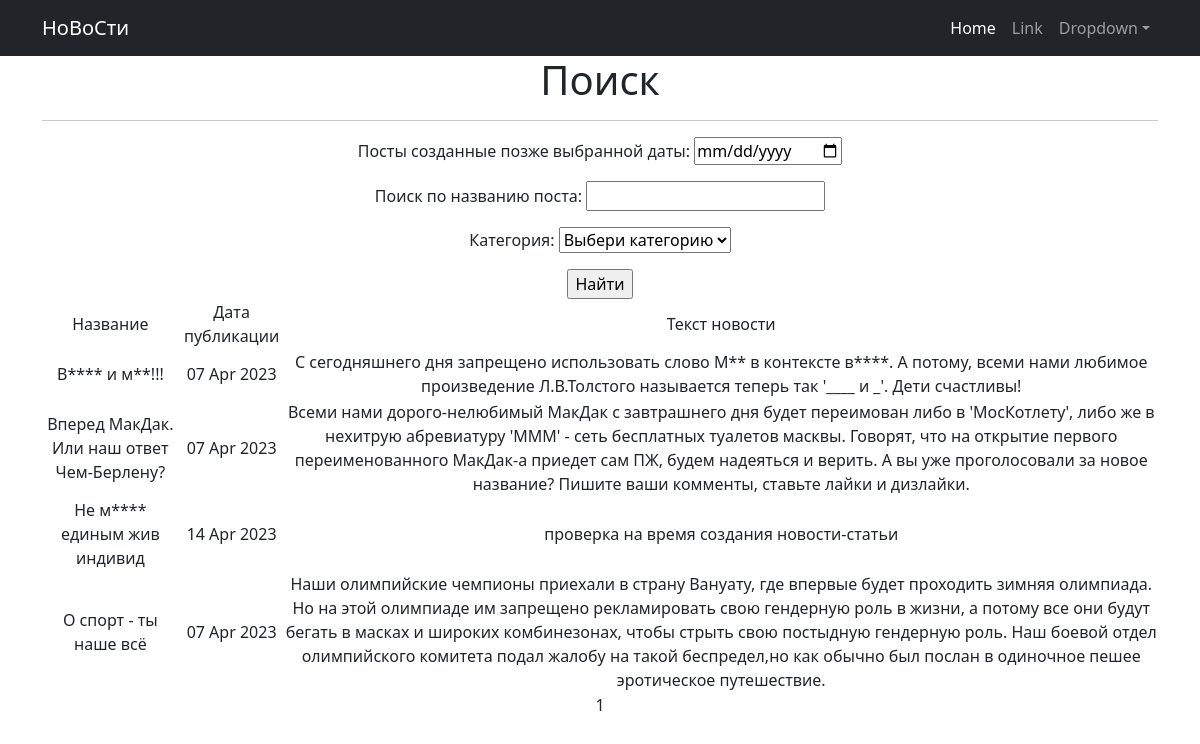
/post/search/, run on an earlier commit of the app's database.
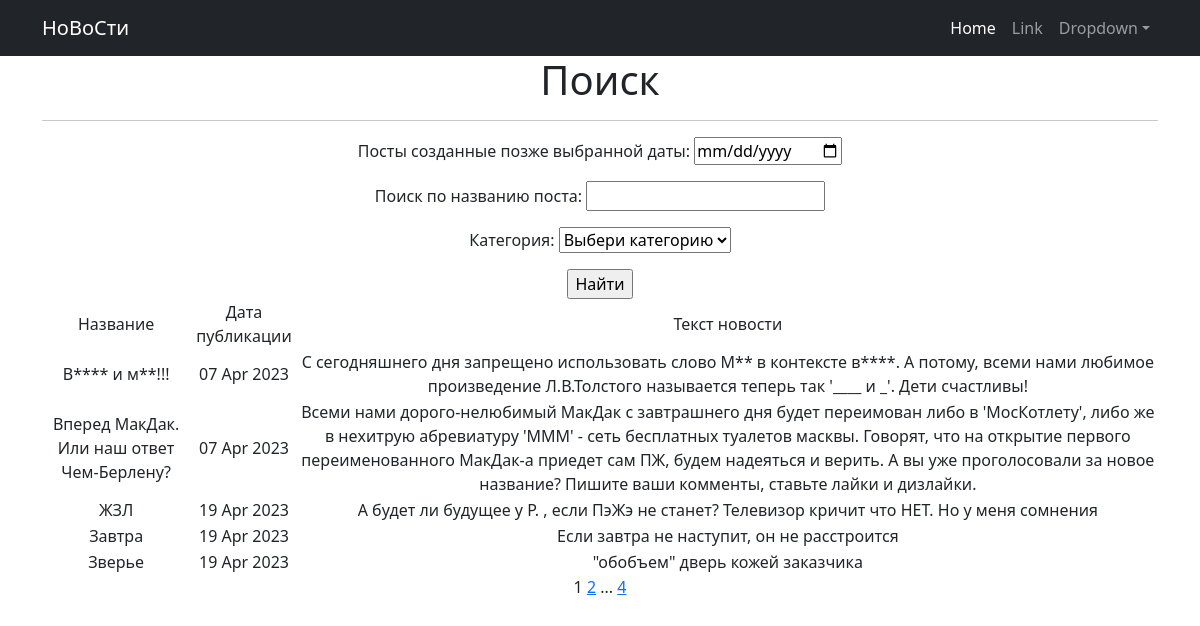
And on a later commit of the database.
### news_app/models.py (models this page shows, shortened)
class Post(models.Model):
    NEWS = 'NW'
    ARTICLE = 'AR'
    N_or_A = [(NEWS, 'Новость'), (ARTICLE, 'Статья')]
    author = models.ForeignKey('Author', on_delete=models.CASCADE)
    news_or_article = models.CharField(max_length=2, choices=N_or_A, default=NEWS)
    date_in = models.DateTimeField(auto_now_add=True)
    post_category = models.ManyToManyField(Category, through='PostCategory')
    title = models.CharField(max_length=128)
    text = models.TextField(default="Текст отсутствует")
    post_rating = models.SmallIntegerField(default=0)
    class Meta: # меняем в админке названия моделей на удобоваримый
        verbose_name = 'Пост'
        verbose_name_plural = 'Пост-ы'

### news_app/views.py (the view)
# urls.py: path('search/', PostSearch.as_view(), name='post_search'),
class PostSearch(ListView):
    model = Post
    template_name = 'search.html'
    context_object_name = 'search'
    ordering = 'title'
    paginate_by = 5
    def get_queryset(self):  # Переопределяем функцию получения списка новостей
        queryset = super().get_queryset() # Получаем обычный запрос
        self.filterset = PostFilter(self.request.GET, queryset)
        return self.filterset.qs # Возвращаем из функции отфильтрованный список товаров
    def get_context_data(self, **kwargs):
        context = super().get_context_data(**kwargs)
        context['filterset'] = self.filterset  # Добавляем в контекст объект фильтрации.
        return context

### news_app/models.py (called while the page is built)
    def __str__(self): # теперь в БД во вкладке http://127.0.0.1:8000/admin/news_app/post/ названия категорий
        return self.name_category

### news_app/templatetags/custom_filters.py (called while the page is built)
@register.filter()
def censor(text):
    text_list = text.split()
    censored_text_list = []
    for word in text_list:
        clean_word = ''.join(s for s in word if s not in string.punctuation)
        if clean_word.lower() in bad_words:
            censored_word = clean_word[0] + (len(clean_word) - 1) * '*'
            censored_text_list.append(word.replace(clean_word, censored_word))
        else:
            censored_text_list.append(word)
    return ' '.join(censored_text_list)

### news_app/templatetags/custom_tags.py (called while the page is built)
@register.simple_tag(takes_context=True)
def url_replace(context, **kwargs):
    d = context['request'].GET.copy() #позволяет скопировать все параметры текущего запроса.
    for k, v in kwargs.items():      #просто устанавливаем новые значения, которые нам передали при использовании тега
        d[k] = v
    return d.urlencode()

### templates/search.html (shortened to what this page needs)
<!DOCTYPE html>
{% extends 'flatpages/default.html' %}
{% load custom_filters %}
{% load custom_tags %}
{% block content %}
   <h1> Поиск </h1>
   <hr>
   <form action="" method="get">
       {{ filterset.form.as_p }}
       <input type="submit" value="Найти" />
   </form>
   {% if search %}
       <table>
           <tr>
               <td>Название</td>
               <td>Дата публикации</td>
               <td>Текст новости</td>
           </tr>
           {% for p in search %}
           <tr>
               <td>{{ p.title|censor }}</td>
               <td>{{ p.date_in|date:'d M Y' }}</td>
               <td>{{ p.text|censor }}</td>
           </tr>
           {% endfor %}
       </table>
   {% else %}
       <h2> Такой новости нет! </h2>
   {% endif %}
   {{ page_obj.number }}
   {% if page_obj.has_next %}
       <a href="?{% url_replace page=page_obj.next_page_number %}">{{ page_obj.next_page_number }}</a>
       {% if paginator.num_pages != page_obj.next_page_number %}
           ...
           <a href="?{% url_replace page=page_obj.paginator.num_pages %}">{{ page_obj.paginator.num_pages }}</a>
       {% endif %}
   {% endif %}
{% endblock content %}

### templates/flatpages/default.html (shortened to what this page needs)
<!DOCTYPE html>
<html lang="en">
    <head>
        {% load static %}
        <link href="{% static 'css/styles.css' %}" rel="stylesheet" />
    </head>
    <body>
        <nav class="navbar navbar-expand-lg navbar-dark bg-dark">
            <div class="container">
                <a class="navbar-brand" href="#">НоВоСти</a>
                <div class="collapse navbar-collapse" id="navbarSupportedContent">
                    <ul class="navbar-nav ms-auto mb-2 mb-lg-0">
                        <li class="nav-item"><a class="nav-link active" aria-current="page" href="#">Home</a></li>
                        <li class="nav-item"><a class="nav-link" href="#">Link</a></li>
                        <li class="nav-item dropdown">
                            <a class="nav-link dropdown-toggle" id="navbarDropdown" href="#" role="button" data-bs-toggle="dropdown" aria-expanded="false">Dropdown</a>
                        </li>
                    </ul>
                </div>
            </div>
        </nav>
        <div class="container">
            <div class="row">
                <div class="col-lg-12 text-center">
                    {% block content %}
                    {% endblock content %}
                </div>
            </div>
        </div>
     </body>
</html>

What changed in the data, as far as the page shows it:
no longer on this page (row unchanged): Post: title|censor "Не м**** единым жив индивид", date_in "14 Apr 2023", text|censor "проверка на время создания новости-статьи"
no longer on this page (row unchanged): Post: title|censor "О спорт - ты наше всё", date_in "07 Apr 2023", text|censor "Наши олимпийские чемпионы приехали в страну Вануату, где впервые будет проходить зимняя олимпиада. Но на этой олимпиаде им запрещено рекламировать свою гендерную роль в жизни, а потому все они будут бегать в масках и широких комбинезонах, чтобы стрыть свою постыдную гендерную роль. Наш боевой отдел олимпийского комитета подал жалобу на такой беспредел,но как обычно был послан в одиночное пешее эротическое путешествие."
added Post: title|censor "ЖЗЛ", date_in "19 Apr 2023", text|censor "А будет ли будущее у Р. , если ПэЖэ не станет? Телевизор кричит что НЕТ. Но у меня сомнения"
added Post: title|censor "Завтра", date_in "19 Apr 2023", text|censor "Если завтра не наступит, он не расстроится"
added Post: title|censor "Зверье", date_in "19 Apr 2023", text|censor "\"обобъем\" дверь кожей заказчика"
Also different on the page:
{{ page_obj.next_page_number }}: (not shown) → "2"
{{ page_obj.paginator.num_pages }}: (not shown) → "4"
